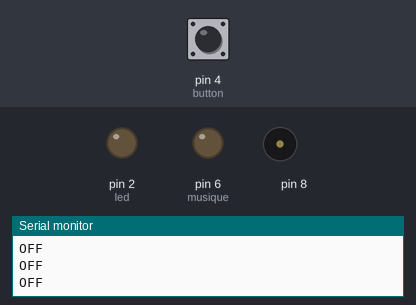
Simulated run of this sketch. Board: Arduino Uno, built with avr-gcc and run on an emulated ATmega328P. Parts: output pins drawn as LEDs (lit = HIGH), buzzer (waves = sounding), the last lines printed to the serial monitor. Inputs (shaded band) come from the test bench; at power-on: pin 4 (button) HIGH.

Above: at 3.2 s.
3.3 s: pin 4 (button) pulled LOW for 0.15 s
At 4.2 s:
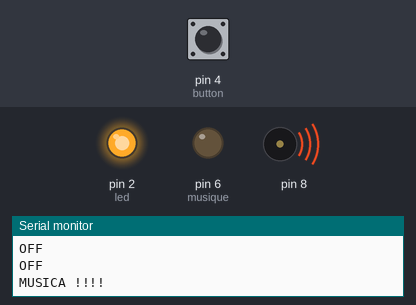
At 4.92 s:
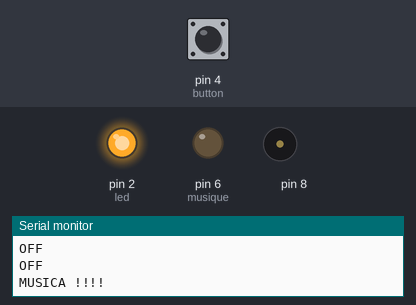
Timing chart, 0 to 12.4 s (numbered marks = the images above; inputs shaded):
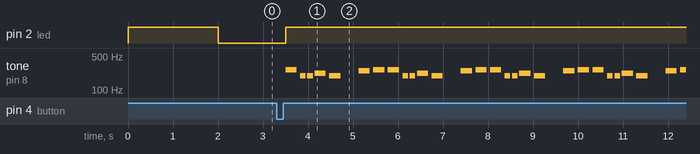

Measured:
- after the input at 3.3 s, pin 2 (led): LOW → HIGH after 0.20 s; tone on pin 8: silent → 262 Hz after 0.20 s, then repeats every 2.3 s: silent 0.08 s, 2 × (196 Hz 0.13 s, silent 0.04 s), 220 Hz 0.25 s, silent 0.08 s, 196 Hz 0.25 s, silent 0.40 s, 247 Hz 0.25 s, 2 × (silent 0.08 s, 262 Hz 0.25 s)

The sketch:

musique_exo1.ino
```cpp
#include "pitches.h"

// notes in the melody:
int melody[] = {

  NOTE_C4, NOTE_G3, NOTE_G3, NOTE_A3, NOTE_G3, 0, NOTE_B3, NOTE_C4
};

// note durations: 4 = quarter note, 8 = eighth note, etc.:
int noteDurations[] = {

  4, 8, 8, 4, 4, 4, 4, 4
};

const int led=2;
const int button=4;
const int musique=6;

int val=1;
int ancien_val=1;
int etat=1;

void setup() {
  // put your setup code here, to run once:
  pinMode(led, OUTPUT);
  pinMode(button, INPUT);
  pinMode(musique, OUTPUT);

  Serial.begin(9600);

  Serial.println("--- Program Started ---");
  digitalWrite(led, HIGH);
  delay(2000);
  digitalWrite(led, LOW);

}

void loop() {
  // put your main code here, to run repeatedly:
  val = digitalRead(button);

  if ((val==LOW) && (ancien_val==HIGH)) {
    etat=1-etat;
    delay(200);
    }

  if (etat==0) {
    digitalWrite(led, HIGH);
    Serial.println("MUSICA !!!!");

    // iterate over the notes of the melody:

    for (int thisNote = 0; thisNote < 8; thisNote++) {

      // to calculate the note duration, take one second divided by the note type.

      //e.g. quarter note = 1000 / 4, eighth note = 1000/8, etc.

      int noteDuration = 1000 / noteDurations[thisNote];

      tone(8, melody[thisNote], noteDuration);

      // to distinguish the notes, set a minimum time between them.

      // the note's duration + 30% seems to work well:

      int pauseBetweenNotes = noteDuration * 1.30;

      delay(pauseBetweenNotes);

      // stop the tone playing:

      noTone(8);
      }
  }
  else {
    digitalWrite(led, LOW);
    Serial.println("OFF");
    }


}
```

pitches.h
```cpp
/*************************************************
 * Public Constants
 *************************************************/

#define NOTE_B0  31
#define NOTE_C1  33
#define NOTE_CS1 35
#define NOTE_D1  37
#define NOTE_DS1 39
#define NOTE_E1  41
#define NOTE_F1  44
#define NOTE_FS1 46
#define NOTE_G1  49
#define NOTE_GS1 52
#define NOTE_A1  55
#define NOTE_AS1 58
#define NOTE_B1  62
#define NOTE_C2  65
#define NOTE_CS2 69
#define NOTE_D2  73
#define NOTE_DS2 78
#define NOTE_E2  82
#define NOTE_F2  87
#define NOTE_FS2 93
#define NOTE_G2  98
#define NOTE_GS2 104
#define NOTE_A2  110
#define NOTE_AS2 117
#define NOTE_B2  123
#define NOTE_C3  131
#define NOTE_CS3 139
#define NOTE_D3  147
#define NOTE_DS3 156
#define NOTE_E3  165
#define NOTE_F3  175
#define NOTE_FS3 185
#define NOTE_G3  196
#define NOTE_GS3 208
#define NOTE_A3  220
#define NOTE_AS3 233
#define NOTE_B3  247
#define NOTE_C4  262
#define NOTE_CS4 277
#define NOTE_D4  294
#define NOTE_DS4 311
#define NOTE_E4  330
#define NOTE_F4  349
#define NOTE_FS4 370
#define NOTE_G4  392
#define NOTE_GS4 415
#define NOTE_A4  440
#define NOTE_AS4 466
#define NOTE_B4  494
#define NOTE_C5  523
#define NOTE_CS5 554
#define NOTE_D5  587
#define NOTE_DS5 622
#define NOTE_E5  659
#define NOTE_F5  698
#define NOTE_FS5 740
#define NOTE_G5  784
#define NOTE_GS5 831
#define NOTE_A5  880
#define NOTE_AS5 932
#define NOTE_B5  988
#define NOTE_C6  1047
#define NOTE_CS6 1109
#define NOTE_D6  1175
#define NOTE_DS6 1245
#define NOTE_E6  1319
#define NOTE_F6  1397
#define NOTE_FS6 1480
#define NOTE_G6  1568
#define NOTE_GS6 1661
#define NOTE_A6  1760
#define NOTE_AS6 1865
#define NOTE_B6  1976
#define NOTE_C7  2093
#define NOTE_CS7 2217
#define NOTE_D7  2349
#define NOTE_DS7 2489
#define NOTE_E7  2637
#define NOTE_F7  2794
#define NOTE_FS7 2960
#define NOTE_G7  3136
#define NOTE_GS7 3322
#define NOTE_A7  3520
#define NOTE_AS7 3729
#define NOTE_B7  3951
#define NOTE_C8  4186
#define NOTE_CS8 4435
#define NOTE_D8  4699
#define NOTE_DS8 4978
```
